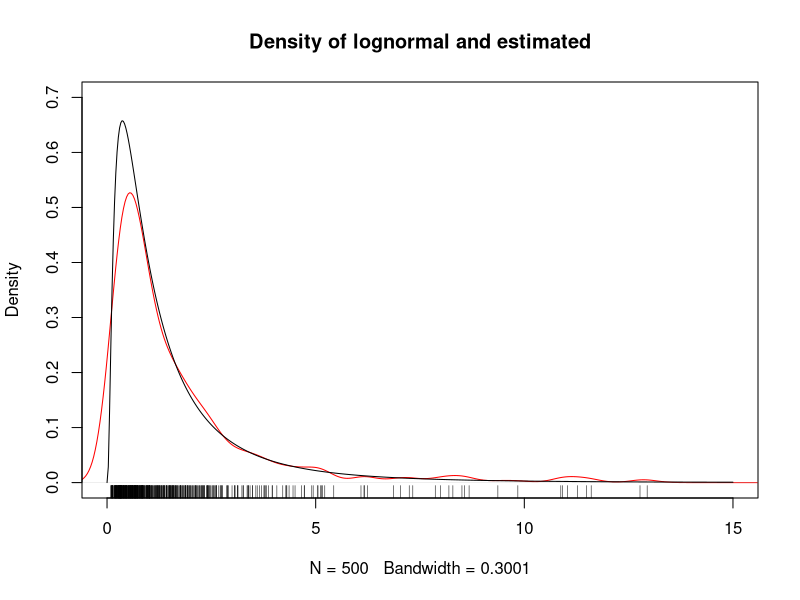
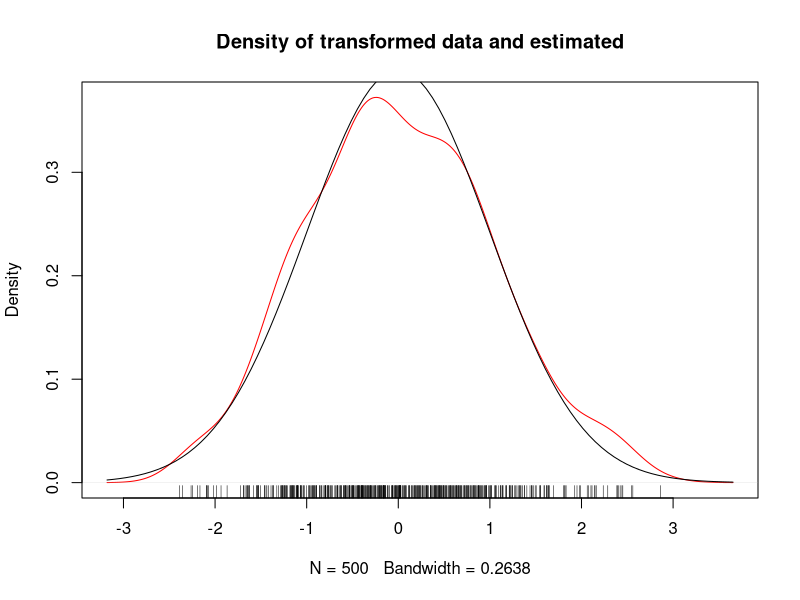
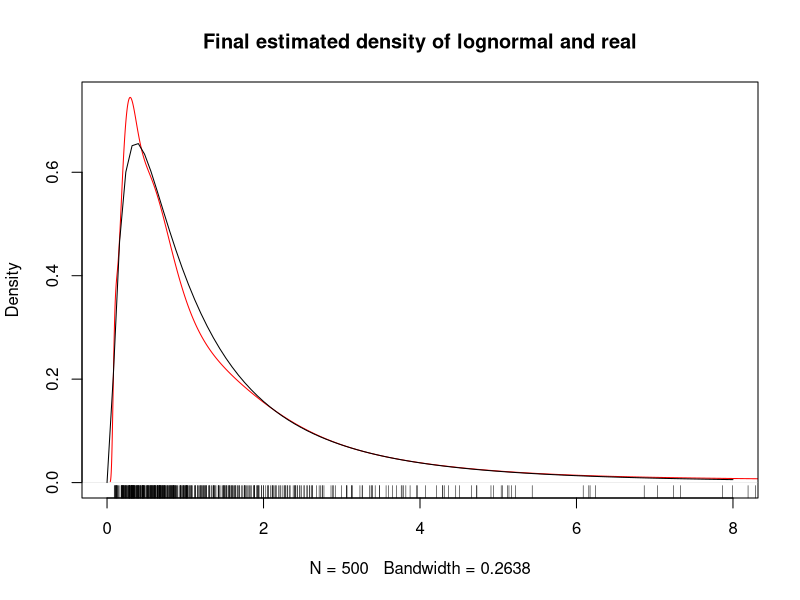

The R script that drew these images, in order:
#Generate 100 samples from a lognormal
n = 500
x = rlnorm(n)

#Estimate the density of the lognormal
plot(density(x), xlim=c(0,15), ylim=c(0,0.7), col='red', main='Density of lognormal and estimated') #we see trouble in the tails and not only there
curve(dlnorm(x), from=0,to=15, n=n, add=T) #the true density of the lognormal
rug(x)

#Transform the data using the logarithm to a normal so we can use the gaussian kernel and estimate the density g
#Our t(x) from the formula is t(x)=log(x) 
#t: x -> log(x); t': x -> 1/x
logx = log(x)
kde = density(logx)
plot(kde, main='Density of transformed data and estimated', col='red')
curve(dnorm(x),add=T)
rug(log(x))

#We revert the transformation:
#t^{-1}: x->exp(x) and f: y->g(t(x))*1/x (inverse the transformation) to compare to the lognormal density
kde_transf = density(logx)
kde_transf$x = exp(kde_transf$x)
kde_transf$y = kde_transf$y * 1/kde_transf$x
plot(kde_transf, col='red', xlim=c(0,8), main='Final estimated density of lognormal and real')
curve(dlnorm(x), add=T)
rug(x)

#We simulate a lognormal and transform it so we have a normal. Then, we estimate the density and we reverse the
#transformation so we have a lognormal again and compare it to the initial estimation.